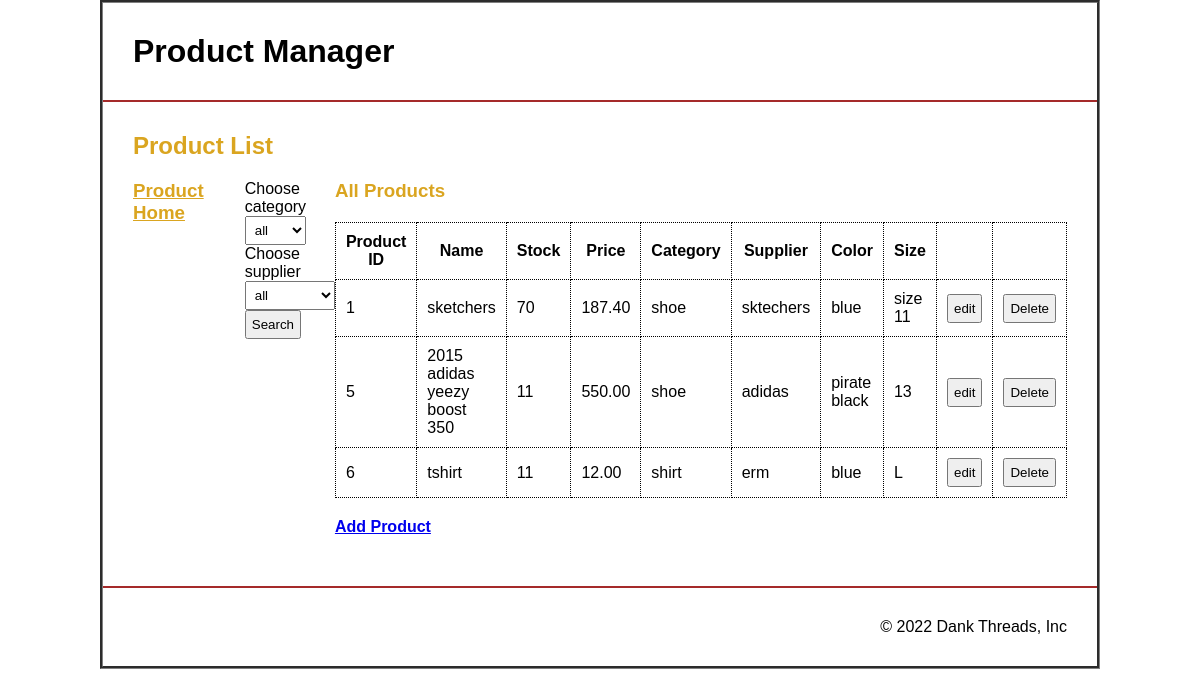
Page /productview.php on the committed database.
### tables this page shows
CREATE TABLE `products` (
  `pid` int(11) NOT NULL,
  `pname` varchar(255) NOT NULL,
  `stock` int(11) NOT NULL,
  `price` decimal(10,2) NOT NULL,
  `category` varchar(255) NOT NULL,
  `sid` int(255) NOT NULL,
  `color` varchar(255) NOT NULL,
  `psize` varchar(255) NOT NULL
);

CREATE TABLE `suppliers` (
  `sid` int(11) NOT NULL,
  `sname` varchar(250) NOT NULL
);

### productview.php (the view, shortened to what this page needs)
<?php
include('db_conn.php');
$info = $show2 = $show1 = '';
if (isset($_REQUEST["category"])) {
    $cat_id = $_REQUEST["category"];
    $sql2 = "SELECT *, suppliers.sname FROM `products` inner join suppliers where `category` = '$cat_id' and products.sid=suppliers.sid;";
    $sql3 = "SELECT category FROM `products` WHERE `category` = '$cat_id'";
    if (isset($_REQUEST["supplier"])) {
        $supplier_id = $_REQUEST["supplier"];
        $sql2 = "SELECT *, suppliers.sname FROM `products` inner join suppliers where `category` = '$cat_id' and `sname` = '$supplier_id' and products.sid=suppliers.sid;";
        $sql3 = "SELECT category FROM `products` WHERE `category` = '$cat_id'";
    }
    $result3 = mysqli_query($conn,$sql2);
    $row3 = mysqli_fetch_assoc($result3);
    if (isset($_REQUEST["supplier"])) {
        $title = "Category: ".$_REQUEST["category"]." Supplier: ".$_REQUEST["supplier"];
    } else {
        $title = "Category: ".$_REQUEST["category"];
    }
} else {
    $sql2 = "SELECT *, suppliers.sname FROM `products` inner join suppliers where products.sid=suppliers.sid; ";
}
$result1 = mysqli_query($conn,$sql2);
$row1 = mysqli_fetch_assoc($result1);
if (!empty($row1)) {
    do {
        $show2 .= '
        <tr>
            <td>'.$row1['pid'].'</td>
            <td>'.$row1['pname'].'</td>
            <td>'.$row1['stock'].'</td>
            <td>'.$row1['price'].'</td>
            <td>'.$row1['category'].'</td>
            <td>'.$row1['sname'].'</td>
            <td>'.$row1['color'].'</td>
            <td>'.$row1['psize'].'</td>
            <td><button onclick="location.href=\'editproduct.php?edit_pid='.$row1['pid'].'\';">edit</button></td>
            <td><button onclick="location.href=\'productview.php?dlt_id='.$row1['pid'].'\';">Delete</button></td>
        </tr>';
    } while ($row1 = mysqli_fetch_assoc($result1));
}
?>
<!DOCTYPE html>
<html lang="en">
<head>
    <link rel="stylesheet" href="style.css">
</head>
<body>
    <header>
        <h1>
            Product Manager
        </h1>
    </header>
    <main>
        <h2 class="page_title">
            Product List
        </h2>
        <div class="flex">
            <aside class="left">
                <h3 class="title"><a href="productview.php">Product Home</a></h3>
            </aside>
        <form method="post">
            <aside class="left">
                <p>Choose category</p>
                <select name="categorydd" id="czsfgdrgategorydd">
                <option value="none">all</option>
                </select>
            </aside>
            <aside class="left">
            <p>Choose supplier</p>
                <select name="supplierdd" id="suppliersedjgnwegdd">
                    <option value="none">all</option>
                </select>
                <input id="submit" name="submit" type="submit" value="Search">
            </aside>
        </form>
            <aside class="right">
            <h3 class="title"><?php
                if (isset($_REQUEST["category"])) {
                    if (isset($_REQUEST["supplier"])) {
                        echo "Category: ".$_REQUEST["category"]."<br>";
                        echo "Supplier: ".$_REQUEST["supplier"];
                    } else {
                        echo "Category: ".$_REQUEST["category"];
                    }
                } else if (isset($_REQUEST["supplier"])) {
                    echo "Supplier: ".$_REQUEST["supplier"];
                } else {
                    echo "All Products";
                }
            ?>
            </h3>
                <table class="list">
                    <tr>
                        <th>Product ID</th>
                        <th>Name</th>
                        <th>Stock</th>
                        <th>Price</th>
                        <th>Category</th>
                        <th>Supplier</th>
                        <th>Color</th>
                        <th>Size</th>
                        <th></th>
                        <th></th>
                    </tr>
                    <?php echo $show2; ?>
                </table>
                <a href="addproduct.php">Add Product</a>
            </aside>
        </div>
    </main>
    <footer>
        <p>&copy; 2022 Dank Threads, Inc</p>
    </footer>
</body>
</html>

### style.css (style rules this page uses)
* { margin: 0; padding: 0; box-sizing: border-box; font-family: sans-serif; }
body { border: 3px groove grey; max-width: 1000px; margin-left: auto; margin-right: auto; }
header { padding: 30px; border-bottom: 2px solid brown; }
main { padding: 30px; }
.flex { display: flex; flex-direction: row; flex-wrap: nowrap; padding: 20px 0; }
.page_title { color: goldenrod; }
.title a { color: inherit !important; }
.title { margin-bottom: 10px; color: goldenrod; }
.left { width: 20%; }
.right { width: 80%; }
table.list { border: 2px gray groove; margin: 20px 0; }
table { margin: 20px 0; }
table.list, .list th, .list td { padding: 10px; border: 1px dotted; border-collapse: collapse; }
th, td { padding: 10px; }
input, select { padding: 5px; }
button { padding: 5px; }
main a { font-weight: 600; }
footer { padding: 30px; text-align: right; border-top: 2px solid brown; }

### rows in the picture
products: pid "1", pname "sketchers", stock "70", price "187.40", category "shoe", sid.sname "sktechers", color "blue", psize "size 11"
products: pid "5", pname "2015 adidas yeezy boost 350", stock "11", price "550.00", category "shoe", sid.sname "adidas", color "pirate black", psize "13"
products: pid "6", pname "tshirt", stock "11", price "12.00", category "shirt", sid.sname "erm", color "blue", psize "L"
